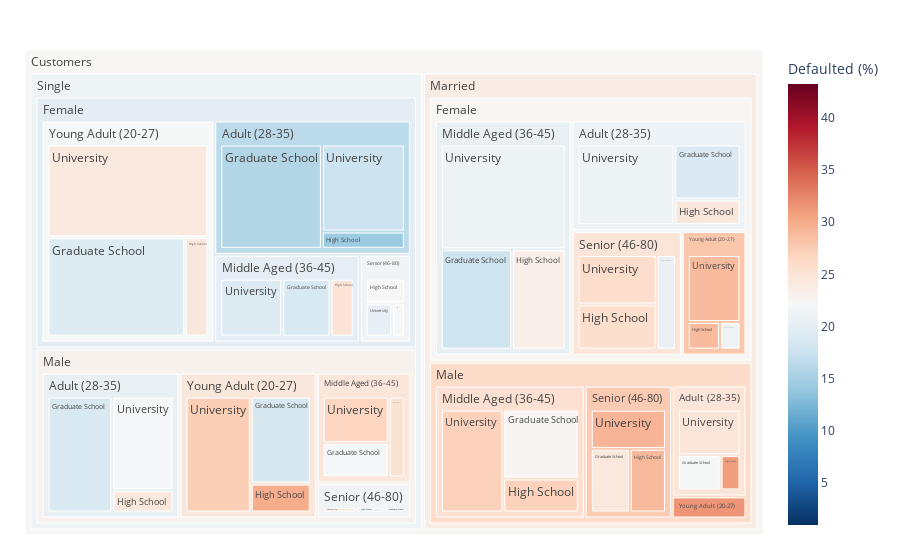

The notebook cell saved with this chart:
### Markdown cell above
### Treemap para explorar datos demográficos

### Code cell
temp_df = df.copy()
temp_df['Age'] = pd.cut(
    temp_df['Age'], 
    bins=[20, 28, 35, 46, 80],
    labels=['Young Adult (20-27)', 'Adult (28-35)', 'Middle Aged (36-45)', 'Senior (46-80)'],
    include_lowest=True,
    ordered=True
)
temp_df['Defaulted Payment Next Month'] = temp_df['Defaulted Payment Next Month'].map({ 'Not Defaulted': 0, 'Defaulted': 1 }).astype(int)
mean_defaulted = temp_df['Defaulted Payment Next Month'].mean()
temp_df = temp_df.groupby(['Marriage', 'Sex', 'Age', 'Education'])['Defaulted Payment Next Month'].agg(['mean', 'count']).reset_index().rename(columns={'mean': 'Defaulted (%)', 'count': 'Number of Customers'})
temp_df = temp_df[temp_df['Marriage'] != 'Others']
temp_df = temp_df[temp_df['Education'] != 'Others']
temp_df['Defaulted (%)'] = temp_df['Defaulted (%)'] * 100
fig = px.treemap(
    temp_df, 
    path=[px.Constant("Customers"), 'Marriage', 'Sex', 'Age', 'Education'], 
    values='Number of Customers',
    color='Defaulted (%)', 
    color_continuous_scale="RdBu_r",
    color_continuous_midpoint=mean_defaulted * 100,
)
fig.update_layout(margin = dict(t=50, l=25, r=25, b=25))
fig.show()

### Figure 1 — Plotly figure (JSON) as saved in the notebook; plotly's stock layout.template omitted (floating-point values rounded to 4 significant figures; data arrays with more than 128 entries replaced by an {"elided": "..."} marker saying what was removed)
{"data": [{"branchvalues": "total", "customdata": {"elided": "130x1 float values"}, "domain": {"x": [0, 1], "y": [0, 1]}, "hovertemplate": "labels=%{label}<br>Number of Customers=%{value}<br>parent=%{parent}<br>id=%{id}<br>Defaulted (%)=%{color}<extra></extra>", "ids": {"elided": "130 str values"}, "labels": {"elided": "130 str values"}, "marker": {"coloraxis": "coloraxis", "colors": {"elided": "130 float values"}}, "name": "", "parents": {"elided": "130 str values"}, "type": "treemap", "values": {"elided": "130 int values"}}], "layout": {"coloraxis": {"cmid": 22.12, "colorbar": {"title": {"text": "Defaulted (%)"}}, "colorscale": [[0, "rgb(5,48,97)"], [0.1, "rgb(33,102,172)"], [0.2, "rgb(67,147,195)"], [0.3, "rgb(146,197,222)"], [0.4, "rgb(209,229,240)"], [0.5, "rgb(247,247,247)"], [0.6, "rgb(253,219,199)"], [0.7, "rgb(244,165,130)"], [0.8, "rgb(214,96,77)"], [0.9, "rgb(178,24,43)"], [1, "rgb(103,0,31)"]]}, "legend": {"tracegroupgap": 0}, "margin": {"b": 25, "l": 25, "r": 25, "t": 50}}}
